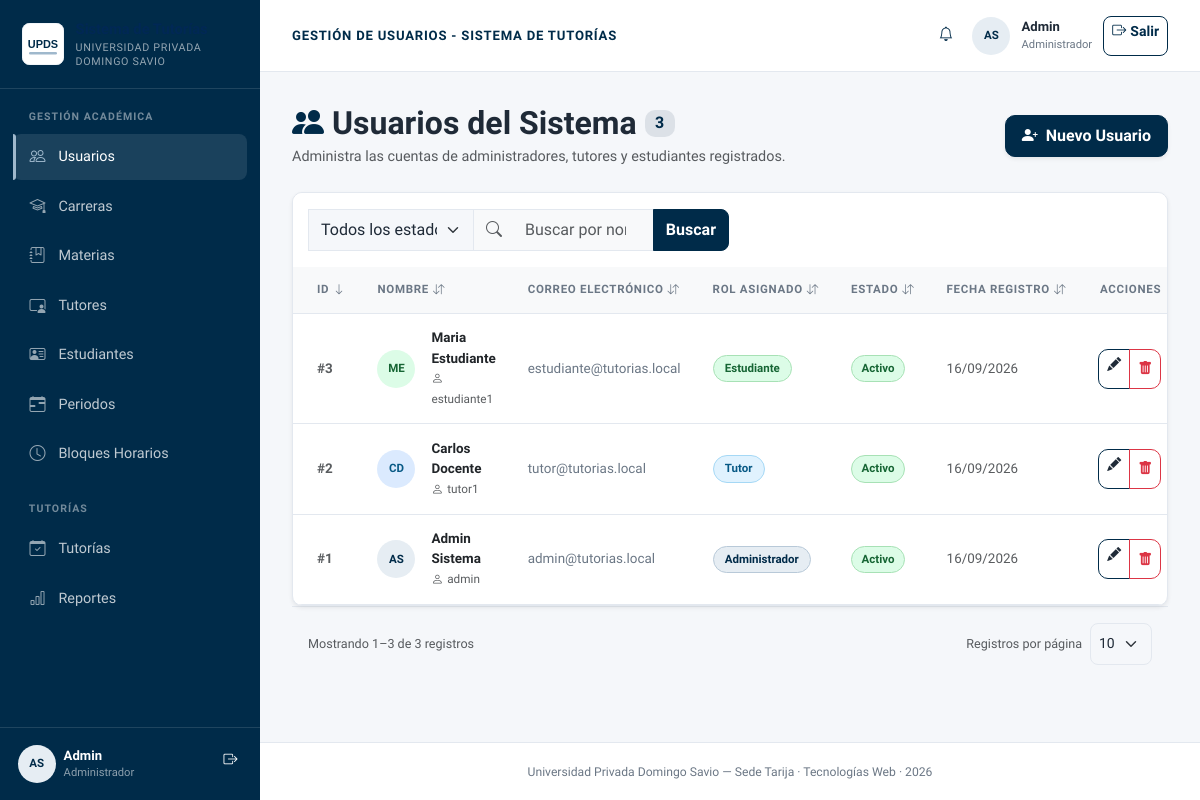
Screenshot of /controllers/usuarios_listar.php (signed in) with the database file from the repository.
### tables this page shows
CREATE TABLE IF NOT EXISTS usuarios (
  id_usuario INT AUTO_INCREMENT PRIMARY KEY,
  id_rol INT NOT NULL,
  nombre VARCHAR(100) NOT NULL,
  apellido VARCHAR(100) NOT NULL,
  correo VARCHAR(150) NOT NULL UNIQUE,
  usuario VARCHAR(50) NOT NULL UNIQUE,
  contrasena_hash VARCHAR(255) NOT NULL,      
  telefono VARCHAR(20),
  estado ENUM('activo','inactivo','pendiente') NOT NULL DEFAULT 'activo',
  fecha_registro DATETIME DEFAULT CURRENT_TIMESTAMP,
  CONSTRAINT fk_usuarios_roles FOREIGN KEY (id_rol) REFERENCES roles(id_rol) ON UPDATE CASCADE
);

### controllers/usuarios_listar.php (called while the page is built, shortened)
<?php
require_once __DIR__ . '/../config/conexion.php';
require_once __DIR__ . '/../models/UsuarioModel.php';
require_once __DIR__ . '/../includes/lista_helper.php';
$usuarioModel = new UsuarioModel($pdo);
$ordenesPermitidos = ['id', 'nombre', 'correo', 'rol', 'estado', 'fecha'];
$ordenActual = in_array($_GET['orden'] ?? '', $ordenesPermitidos, true) ? $_GET['orden'] : 'id';
$dirActual = ($_GET['dir'] ?? '') === 'asc' ? 'asc' : 'desc';
$q = isset($_GET['q']) && is_scalar($_GET['q']) ? trim((string) $_GET['q']) : '';
$estado = in_array($_GET['estado'] ?? '', ['activo', 'inactivo', 'pendiente'], true) ? $_GET['estado'] : '';
$orden = $ordenActual;
$dir = $dirActual;
$parametrosPagina = paginacionParametros();
$totalRegistros = $usuarioModel->contar($q, $estado);
$pag = paginacionCalcular($totalRegistros, $parametrosPagina);
$usuarios = $usuarioModel->obtenerPaginadas($q, $orden, $dir, $pag['por_pagina'], $pag['offset'], $estado);
require_once __DIR__ . '/../views/usuarios/listar.php';

### models/UsuarioModel.php (called while the page is built, shortened)
<?php
class UsuarioModel
{
    private $pdo;
    public function __construct($pdo)
    {
        $this->pdo = $pdo;
    }
    public function obtenerPaginadas($q, $orden, $dir, $limite, $offset, $estado = '')
    {
        $columnas = ['id' => 'u.id_usuario', 'nombre' => 'u.nombre', 'correo' => 'u.correo', 'rol' => 'r.nombre_rol', 'estado' => 'u.estado', 'fecha' => 'u.fecha_registro'];
        $ordenSql = $columnas[$orden] ?? $columnas['id'];
        $dirSql = strtolower($dir) === 'asc' ? 'ASC' : 'DESC';
        $sql = "SELECT u.id_usuario, u.nombre, u.apellido, u.correo, u.usuario, r.nombre_rol, u.estado, u.fecha_registro
                FROM usuarios u INNER JOIN roles r ON u.id_rol = r.id_rol";
        $condiciones = [];
        $sql .= " ORDER BY {$ordenSql} {$dirSql} LIMIT :limite OFFSET :offset";
        $stmt = $this->pdo->prepare($sql);
        $stmt->bindValue(':limite', $limite, PDO::PARAM_INT);
        $stmt->bindValue(':offset', $offset, PDO::PARAM_INT);
        $stmt->execute();
        return $stmt->fetchAll();
    }
    public function contar($q = '', $estado = '')
    {
        $sql = 'SELECT COUNT(*) FROM usuarios u INNER JOIN roles r ON u.id_rol = r.id_rol';
        $condiciones = [];
        $stmt = $this->pdo->prepare($sql);
        $stmt->execute();
        return (int) $stmt->fetchColumn();
    }
}

### views/usuarios/listar.php (the view, shortened to what this page needs)
<?php
include __DIR__ . '/../layouts/header.php';
?>
<div class="d-flex flex-column flex-md-row justify-content-between align-items-start align-items-md-center mb-4 gap-3">
  <div>
    <h2 class="fw-bold mb-1 d-flex align-items-center gap-2">
      <i class="bi bi-people-fill text-primary"></i>
      <span>Usuarios del Sistema</span>
      <span class="badge bg-primary bg-opacity-10 text-primary fs-6"><?= $totalRegistros ?></span>
    </h2>
    <p class="text-muted mb-0">Administra las cuentas de administradores, tutores y estudiantes registrados.</p>
  </div>
  <div>
    <a href="usuarios_crear.php" class="btn btn-primary d-flex align-items-center gap-2 shadow-sm px-3 py-2 rounded-3">
      <i class="bi bi-person-plus-fill"></i>
      <span class="fw-semibold">Nuevo Usuario</span>
    </a>
  </div>
</div>
<div class="card card-custom shadow-sm overflow-hidden">
  <div class="card-header bg-white py-3 border-0 d-flex flex-column flex-sm-row justify-content-between align-items-sm-center gap-2">
    <form method="GET" class="input-group" style="max-width: 420px;">
      <select name="estado" class="form-select" aria-label="Filtrar por estado"><option value="">Todos los estados</option></select>
      <span class="input-group-text bg-light border-end-0 text-muted"><i class="bi bi-search"></i></span>
      <input type="search" name="q" value="<?= htmlspecialchars($q) ?>" class="form-control bg-light border-start-0" placeholder="Buscar por nombre, usuario...">
      <button class="btn btn-primary" type="submit">Buscar</button>
    </form>
  </div>
  <div class="table-responsive">
    <table class="table table-hover align-middle mb-0" id="tablaUsuarios">
      <thead class="table-light text-muted text-uppercase" style="font-size: 0.75rem; letter-spacing: 0.5px;">
        <tr>
          <th class="text-end pe-4">Acciones</th>
        </tr>
      </thead>
      <tbody>
        <?php foreach ($usuarios as $u): ?>
          <tr>
            <td class="ps-4 text-muted fw-semibold">#<?= htmlspecialchars($u['id_usuario']) ?></td>
            <td>
              <div class="d-flex align-items-center gap-3">
                <?= avatar($u['nombre'], $u['apellido'], $u['nombre_rol']) ?>
                <div>
                  <div class="fw-bold text-dark"><?= htmlspecialchars($u['nombre'] . ' ' . $u['apellido']) ?></div>
                  <small class="text-muted"><i class="bi bi-person me-1"></i><?= htmlspecialchars($u['usuario']) ?></small>
                </div>
              </div>
            </td>
            <td>
              <span class="text-secondary"><?= htmlspecialchars($u['correo']) ?></span>
            </td>
            <td>
              <?= rol_badge($u['nombre_rol']) ?>
            </td>
            <td>
              <?= estado_badge($u['estado']) ?>
            </td>
            <td class="text-muted small">
              <?= date('d/m/Y', strtotime($u['fecha_registro'])) ?>
            </td>
            <td class="text-end pe-4">
              <div class="btn-group" role="group">
                <a href="usuarios_editar.php?id=<?= $u['id_usuario'] ?>" class="btn btn-outline-primary btn-sm rounded-start-2" title="Editar">
                  <i class="bi bi-pencil-fill"></i>
                </a>
                <button type="button" class="btn btn-outline-danger btn-sm rounded-end-2"
                        onclick="confirmarEliminacion('usuarios_eliminar.php?id=<?= $u['id_usuario'] ?>', 'Se eliminará al usuario <?= htmlspecialchars($u['usuario']) ?> y sus accesos.')"
                        title="Eliminar">
                  <i class="bi bi-trash-fill"></i>
                </button>
              </div>
            </td>
          </tr>
        <?php endforeach; ?>
      </tbody>
    </table>
  </div>
</div>
<?php include __DIR__ . '/../partials/paginacion.php'; ?>
<?php include __DIR__ . '/../layouts/footer.php'; ?>

### includes/vista_helpers.php (shortened to what this page needs)
<?php
function estado_badge($estado)
{
    $estado = (string) $estado;
    $clases = [
        'pendiente' => 'status-badge status-pending',
        'confirmada' => 'status-badge status-confirmed',
        'realizada' => 'status-badge status-completed',
        'cancelada' => 'status-badge status-cancelled',
        'activo' => 'status-badge status-active',
        'inactivo' => 'status-badge status-inactive',
    ];
    $etiquetas = [
        'pendiente' => 'Pendiente',
        'confirmada' => 'Confirmada',
        'realizada' => 'Realizada',
        'cancelada' => 'Cancelada',
        'activo' => 'Activo',
        'inactivo' => 'Inactivo',
    ];
    $clase = $clases[$estado] ?? 'status-badge status-neutral';
    $etiqueta = $etiquetas[$estado] ?? ucfirst($estado);
    return '<span class="' . $clase . '">' . htmlspecialchars($etiqueta, ENT_QUOTES, 'UTF-8') . '</span>';
}
function avatar($nombre, $apellido = '', $rol = '')
{
    $nombre = trim((string) $nombre);
    $apellido = trim((string) $apellido);
    $iniciales = strtoupper(substr($nombre, 0, 1) . substr($apellido, 0, 1));
    $clasesRol = [
        'administrador' => 'avatar-admin',
        'tutor' => 'avatar-tutor',
        'estudiante' => 'avatar-student',
    ];
    $claseRol = $clasesRol[$rol] ?? 'avatar-default';
    return '<span class="avatar ' . $claseRol . '" aria-hidden="true">'
        . htmlspecialchars($iniciales, ENT_QUOTES, 'UTF-8') . '</span>';
}
function rol_badge($rol)
{
    $rol = (string) $rol;
    $mapa = ['administrador' => ['role-admin', 'Administrador'], 'tutor' => ['role-tutor', 'Tutor'], 'estudiante' => ['role-student', 'Estudiante']];
    [$clase, $etiqueta] = $mapa[$rol] ?? ['status-neutral', ucfirst($rol)];
    return '<span class="role-badge ' . $clase . '">' . htmlspecialchars($etiqueta, ENT_QUOTES, 'UTF-8') . '</span>';
}

### assets/css/upds-theme.css (style rules this page uses)
:root { --upds-navy: #002b49; --upds-navy-deep: #002855; --upds-navy-soft: #e6edf3; --upds-accent: #9fb8cc; --upds-accent-dark: #7d9db8; --upds-bg: #f5f7fa; --upds-surface: #ffffff; --upds-border: #e3e8ef; --upds-text: #1f2a37; --upds-muted: #6b7785; --upds-shadow: 0 1px 2px rgba(16, 24, 40, .06), 0 1px 3px rgba(16, 24, 40, .08); --bs-primary: var(--upds-navy); --bs-primary-rgb: 0, 43, 73; --bs-secondary: var(--upds-muted); --bs-secondary-rgb: 107, 119, 133; --bs-link-color: var(--upds-navy); --bs-link-hover-color: var(--upds-navy-deep); --bs-body-bg: var(--upds-bg); --bs-body-color: var(--upds-text); --bs-border-color: var(--upds-border); --bs-border-radius: 10px; --bs-border-radius-sm: 8px; --bs-border-radius-lg: 10px; --bs-focus-ring-color: rgba(159, 184, 204, .42); }
* { box-sizing: border-box; }
html { min-height: 100%; }
body { min-height: 100vh; margin: 0; overflow-x: hidden; background: var(--upds-bg); color: var(--upds-text); font-family: 'Plus Jakarta Sans', system-ui, sans-serif; font-size: .9rem; line-height: 1.5; }
a { color: var(--upds-navy); }
.card-custom, .table-card, .kpi-card { background: var(--upds-surface); border: 1px solid var(--upds-border); border-radius: 10px; box-shadow: var(--upds-shadow); }
.card-custom { overflow: hidden; }
.table { --bs-table-bg: transparent; --bs-table-hover-bg: #f8fafc; margin-bottom: 0; }
.table th { color: var(--upds-muted); font-size: .72rem; font-weight: 700; letter-spacing: .06em; text-transform: uppercase; white-space: nowrap; }
.table td, .table th { padding: .9rem 1rem; vertical-align: middle; }
.table tbody tr { min-height: 60px; }
.table tbody td { color: var(--upds-text); font-size: .84rem; }
.table thead { border-bottom: 1px solid var(--upds-border); }
.table a { color: inherit; }
.font-tabular, .table, .kpi-value { font-variant-numeric: tabular-nums; }
.btn { min-height: 40px; border-radius: 8px; font-weight: 600; }
.btn-primary { --bs-btn-bg: var(--upds-navy); --bs-btn-border-color: var(--upds-navy); --bs-btn-hover-bg: var(--upds-navy-deep); --bs-btn-hover-border-color: var(--upds-navy-deep); --bs-btn-active-bg: var(--upds-navy-deep); --bs-btn-active-border-color: var(--upds-navy-deep); }
.btn-outline-primary { --bs-btn-color: var(--upds-navy); --bs-btn-border-color: var(--upds-navy); --bs-btn-hover-bg: var(--upds-navy); --bs-btn-hover-border-color: var(--upds-navy); }
.form-control, .form-select { min-height: 42px; border-radius: 8px; border-color: var(--upds-border); color: var(--upds-text); }
.input-group-text { border-color: var(--upds-border); color: var(--upds-muted); background: var(--upds-bg); }
.avatar { display: inline-flex; width: 38px; height: 38px; align-items: center; justify-content: center; flex: 0 0 auto; border-radius: 50%; font-size: .72rem; font-weight: 700; }
.avatar-admin { color: var(--upds-navy); background: var(--upds-navy-soft); }
.avatar-tutor { color: #075985; background: #dbeafe; }
.avatar-student { color: #166534; background: #dcfce7; }
.status-badge { display: inline-flex; align-items: center; min-height: 26px; padding: .25rem .6rem; border: 1px solid transparent; border-radius: 999px; font-size: .72rem; font-weight: 700; }
.status-active { color: #166534; background: #dcfce7; border-color: #a7e1b5; }
.role-badge { display:inline-flex; align-items:center; min-height:26px; padding:.25rem .7rem; border:1px solid transparent; border-radius:999px; font-size:.72rem; font-weight:700; }
.role-admin { color:#002b49; background:#e6edf3; border-color:#b8c9d8; }
.role-tutor { color:#075985; background:#e0f2fe; border-color:#a5d8f5; }
.role-student { color:#166534; background:#dcfce7; border-color:#a7e1b5; }

### rows the page displays
usuarios: id_usuario "3", iniciales "ME", nombre+apellido "Maria Estudiante", usuario "estudiante1", correo "estudiante@tutorias.local", etiqueta "Estudiante", estado "Activo", fecha_registro "16/09/2026"
usuarios: id_usuario "2", iniciales "CD", nombre+apellido "Carlos Docente", usuario "tutor1", correo "tutor@tutorias.local", etiqueta "Tutor", estado "Activo", fecha_registro "16/09/2026"
usuarios: id_usuario "1", iniciales "AS", nombre+apellido "Admin Sistema", usuario "admin", correo "admin@tutorias.local", etiqueta "Administrador", estado "Activo", fecha_registro "16/09/2026"

### other values shown
$iniciales "AS AS"
$nombreSesion "Admin"
$rolSesion "Administrador"
$tituloSeccion "GESTIÓN DE USUARIOS - SISTEMA DE TUTORÍAS"
$totalRegistros "3"
$etiqueta "ID NOMBRE CORREO ELECTRÓNICO ROL ASIGNADO ESTADO FECHA REGISTRO"
$inicio "1"
$fin "3"
$pag['total'] "3"
form field por_pagina "10"
